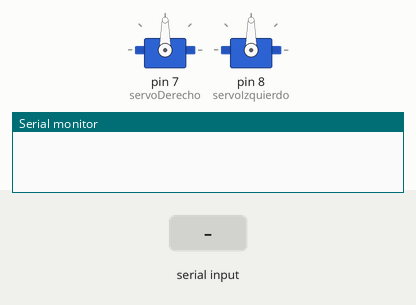
Recording of a sketch running on a simulated Arduino Uno, built with avr-gcc and run on an emulated ATmega328P. Parts: 2 × servo, the last lines printed to the serial monitor. Inputs (shaded band) come from the test bench.

Above: at 1.2 s.
1.3 s: "h" received over the second serial link
At 2.1 s:
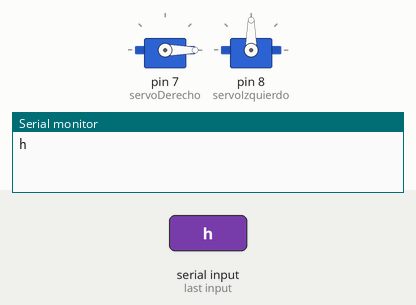
At 3.1 s:
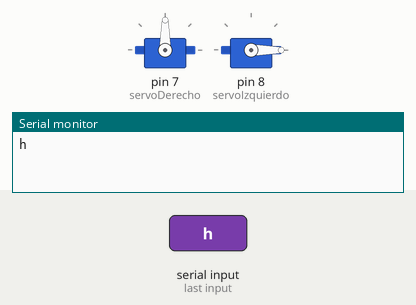
Timing chart, 0 to 10.3 s (numbered marks = the images above; inputs shaded):
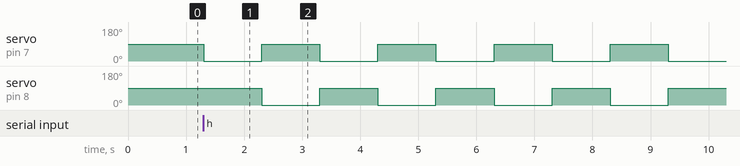

Measured:
- after the input at 1.3 s, servo on pin 7 (servoDerecho): alternates 90° for 1.0 s and 0° for 1.0 s, starting at once; servo on pin 8 (servoIzquierdo): alternates 90° for 1.0 s and 0° for 1.0 s, starting after 1.0 s

The sketch:

Proyecto.ino
```cpp
#include <SoftwareSerial.h> // Libreria Bt
#include <Servo.h>//Libreria
Servo servoDerecho; //Crea Objeto Clase servoDerecho y servoIzquierdo
Servo servoIzquierdo;
#define TX (3)
#define RX (2)
#define TX 3 //Sin ;
#define RX 2
SoftwareSerial BT(RX,TX);
void setup() // Subrutina de configuracion
{
  Serial.begin(9600); //Velocidad Comuicacion serial USB pin 0 y 1
  servoDerecho.attach(7); //configuracion pines
  servoIzquierdo.attach(8);
  BT.begin(9600);// Velocidad del puerto serial por software pin 2 y 3
}
char orden,resp='h';


void loop()
{

  if(Serial.available()>0) //¿Dato disponible en puerto serial BT?
  {
    orden=BT.read(); //lectura del puerto serial BT
    Serial.println(orden);// Transmision por el puerto serial al monitor arduino
  }
  if (BT.available()>0){
    orden=BT.read();
    BT.println(orden);
    Serial.println(orden);


    switch(orden)//Sentencia switch instruccion para decisiones multiples
    {
      case 'w': //movimiento hacia adelante.
      servoDerecho.write(0); //Angulo definido por el argumento () al servo Dc
      servoIzquierdo.write(180);
      delay(100);
      break;

      case 's':
      servoDerecho.write(180); //movimiento hacia atras.
      servoIzquierdo.write(0);
      delay(100);
      break;

      case 'd': //movimiento hacia la derecha.
      servoDerecho.write(0);
      servoIzquierdo.write(90);
      delay(100);
      break;

      case 'a': //movimiento hacia la izquierda.
      servoDerecho.write(90);
      servoIzquierdo.write(0);
      delay(100);
      break;

      case 'p': //detiene el robot.
      servoDerecho.write(90);
      servoIzquierdo.write(90);
      delay(100);
      break;

      case 'h'://Celebracion
      do{
      servoDerecho.write(0);
      servoIzquierdo.write(90);
      delay(1000);
      servoDerecho.write(90);
      servoIzquierdo.write(0);
      delay(1000);
      }
     while(resp='h');
      break;

    }
  } else
  {
servoDerecho.write(90);
      servoIzquierdo.write(90);

  }
}
```
